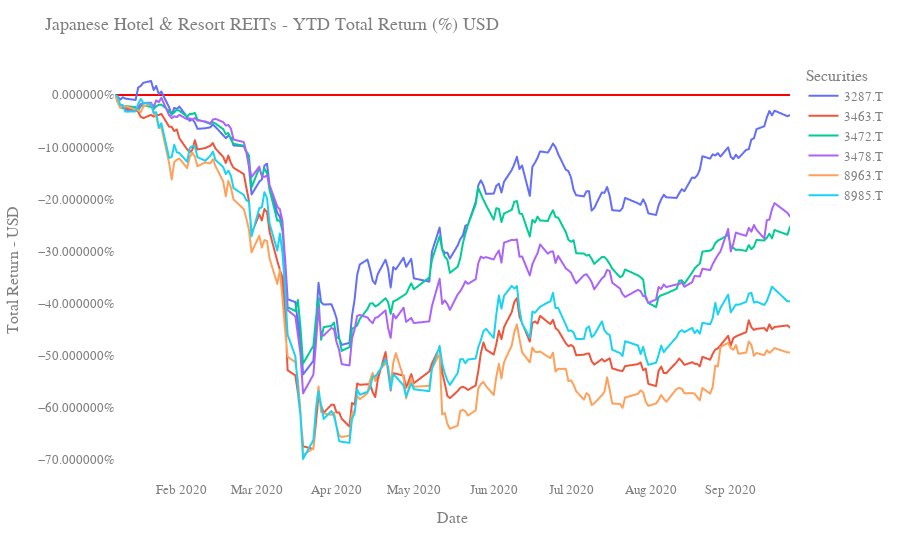

Source (notebook cell):
### Code cell
fig = px.line((1+jp_hotel.dropna()['2020':].pct_change().fillna(0.00)).cumprod()-1)
fig.update_layout(title = 'Japanese Hotel & Resort REITs - YTD Total Return (%) USD', yaxis_title = "Total Return - USD",
                      font=dict(family="Segoe UI, bold", size=13, color="#7f7f7f"),
                      legend_title_text='Securities', plot_bgcolor = 'White', yaxis_tickformat = '%')
fig.update_yaxes(zeroline=True, zerolinewidth=2, zerolinecolor='Red')

### Figure 1 — Plotly figure (JSON) as saved in the notebook; plotly's stock layout.template omitted (floating-point values rounded to 4 significant figures; data arrays with more than 128 entries replaced by an {"elided": "..."} marker saying what was removed)
{"data": [{"hovertemplate": "variable=3287.T<br>Date=%{x}<br>value=%{y}<extra></extra>", "legendgroup": "3287.T", "line": {"color": "#636efa", "dash": "solid"}, "mode": "lines", "name": "3287.T", "showlegend": true, "type": "scattergl", "x": {"elided": "176 str values"}, "xaxis": "x", "y": {"elided": "176 float values"}, "yaxis": "y"}, {"hovertemplate": "variable=3463.T<br>Date=%{x}<br>value=%{y}<extra></extra>", "legendgroup": "3463.T", "line": {"color": "#EF553B", "dash": "solid"}, "mode": "lines", "name": "3463.T", "showlegend": true, "type": "scattergl", "x": {"elided": "176 str values"}, "xaxis": "x", "y": {"elided": "176 float values"}, "yaxis": "y"}, {"hovertemplate": "variable=3472.T<br>Date=%{x}<br>value=%{y}<extra></extra>", "legendgroup": "3472.T", "line": {"color": "#00cc96", "dash": "solid"}, "mode": "lines", "name": "3472.T", "showlegend": true, "type": "scattergl", "x": {"elided": "176 str values"}, "xaxis": "x", "y": {"elided": "176 float values"}, "yaxis": "y"}, {"hovertemplate": "variable=3478.T<br>Date=%{x}<br>value=%{y}<extra></extra>", "legendgroup": "3478.T", "line": {"color": "#ab63fa", "dash": "solid"}, "mode": "lines", "name": "3478.T", "showlegend": true, "type": "scattergl", "x": {"elided": "176 str values"}, "xaxis": "x", "y": {"elided": "176 float values"}, "yaxis": "y"}, {"hovertemplate": "variable=8963.T<br>Date=%{x}<br>value=%{y}<extra></extra>", "legendgroup": "8963.T", "line": {"color": "#FFA15A", "dash": "solid"}, "mode": "lines", "name": "8963.T", "showlegend": true, "type": "scattergl", "x": {"elided": "176 str values"}, "xaxis": "x", "y": {"elided": "176 float values"}, "yaxis": "y"}, {"hovertemplate": "variable=8985.T<br>Date=%{x}<br>value=%{y}<extra></extra>", "legendgroup": "8985.T", "line": {"color": "#19d3f3", "dash": "solid"}, "mode": "lines", "name": "8985.T", "showlegend": true, "type": "scattergl", "x": {"elided": "176 str values"}, "xaxis": "x", "y": {"elided": "176 float values"}, "yaxis": "y"}], "layout": {"font": {"color": "#7f7f7f", "family": "Segoe UI, bold", "size": 13}, "legend": {"title": {"text": "Securities"}, "tracegroupgap": 0}, "margin": {"t": 60}, "plot_bgcolor": "White", "title": {"text": "Japanese Hotel & Resort REITs - YTD Total Return (%) USD"}, "xaxis": {"anchor": "y", "domain": [0, 1], "title": {"text": "Date"}}, "yaxis": {"anchor": "x", "domain": [0, 1], "tickformat": "%", "title": {"text": "Total Return - USD"}, "zeroline": true, "zerolinecolor": "Red", "zerolinewidth": 2}}}
